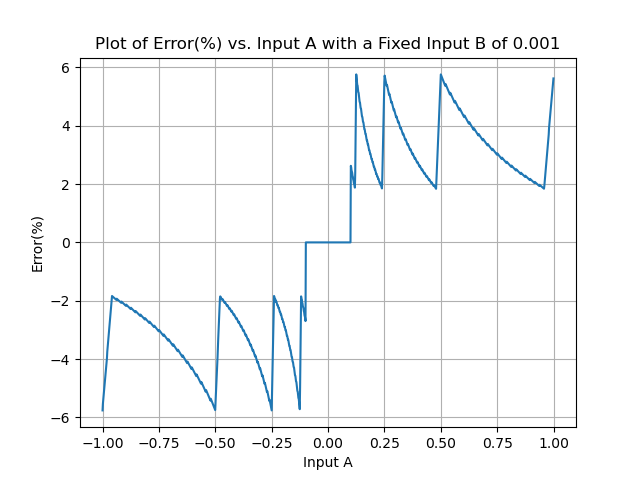

Recreate this plot in Python.
import numpy as np
import matplotlib.pyplot as plt

filename = 'small_num_twd.csv'

try:
    F = np.loadtxt(filename, delimiter=',')
except OSError:
    raise FileNotFoundError(f"File '{filename}' does not exist.")
except ValueError:
    raise ValueError(f"Error reading file '{filename}'. Ensure it is a valid CSV.")

in_a = np.arange(-1, 1, 0.0015)

if F.shape[1] >= 3:
    err = F[:, 2]
else:
    raise ValueError("CSV file does not have at least 3 columns.")

if len(in_a) != len(err):
    raise ValueError("Dimensions of in_a and err do not match.")

plt.figure()
plt.plot(in_a, err)
plt.xlabel('Input A')
plt.ylabel('Error(%)')
plt.title('Plot of Error(%) vs. Input A with a Fixed Input B of 0.001')
plt.grid(True)
plt.show()
